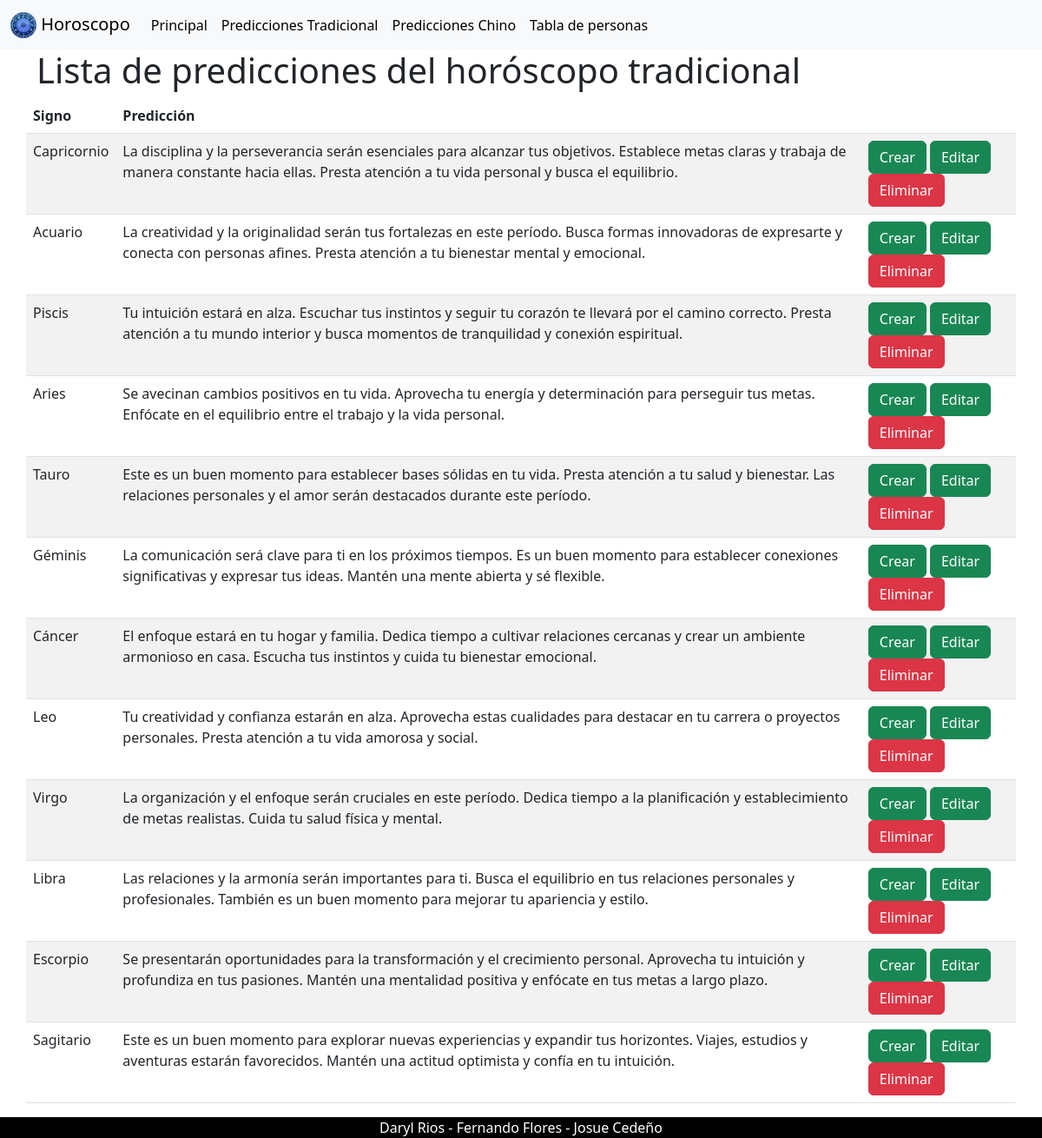
Screenshot of /form_tradicional.php with the database file from the repository.
### tables this page shows
CREATE TABLE `zodiaco_tradicional` (
  `id` int(10) NOT NULL,
  `signo` varchar(100) NOT NULL,
  `prediccion` text NOT NULL
);

### form_tradicional.php (the view, shortened to what this page needs)
<?php
include_once('conexion.php');
include('header.php');
?>
<div class="container">
    <div class="row">
        <h1>Lista de predicciones del horóscopo tradicional</h1>
        <table class="table table-striped">
            <thead>
                <tr>
                    <th scope="col">Signo</th>
                    <th scope="col">Predicción</th>
                    <th scope="col"></th>
                </tr>
            </thead>
            <tbody>
                <?php
                $conn = new mysqli($servername, $username, $password, $dbname);
                $sql = "SELECT id, signo, prediccion FROM zodiaco_tradicional";
                $result = $conn->query($sql);
                if ($result->num_rows > 0) {
                    while ($row = $result->fetch_assoc()) {
                        echo "<tr>";
                        echo "<td scope='row'>" . $row["signo"] . "</td>";
                        echo "<td>" . $row["prediccion"] . "</td>";
                        echo "<td>
                                    <a target='_blank' class='btn btn-success' href='crear_tradicional.php?id=" . $row["id"] . "'>Crear</a>
                                    <a target='_blank' class='btn btn-success' href='actualizar_tradicional.php?id=" . $row["id"] . "'>Editar</a>
                                    <button type='button' class='btn btn-danger eliminar-btn' data-bs-toggle='modal' data-bs-target='#exampleModal' data-id='" . $row["id"] . "'>Eliminar</button>
                            </td>";
                        echo "</tr>";
                    }
                } else {
                    echo "0 results";
                }
                ?>
            </tbody>
        </table>
    </div>
</div>
<?php
include_once("footer.php");
?>

### rows the page displays
zodiaco_tradicional: signo "Capricornio", prediccion "La disciplina y la perseverancia serán esenciales para alcanzar tus objetivos. Establece metas claras y trabaja de manera constante hacia ellas. Presta atención a tu vida personal y busca el equilibrio."
zodiaco_tradicional: signo "Acuario", prediccion "La creatividad y la originalidad serán tus fortalezas en este período. Busca formas innovadoras de expresarte y conecta con personas afines. Presta atención a tu bienestar mental y emocional."
zodiaco_tradicional: signo "Piscis", prediccion "Tu intuición estará en alza. Escuchar tus instintos y seguir tu corazón te llevará por el camino correcto. Presta atención a tu mundo interior y busca momentos de tranquilidad y conexión espiritual."
zodiaco_tradicional: signo "Aries", prediccion "Se avecinan cambios positivos en tu vida. Aprovecha tu energía y determinación para perseguir tus metas. Enfócate en el equilibrio entre el trabajo y la vida personal."
zodiaco_tradicional: signo "Tauro", prediccion "Este es un buen momento para establecer bases sólidas en tu vida. Presta atención a tu salud y bienestar. Las relaciones personales y el amor serán destacados durante este período."
zodiaco_tradicional: signo "Géminis", prediccion "La comunicación será clave para ti en los próximos tiempos. Es un buen momento para establecer conexiones significativas y expresar tus ideas. Mantén una mente abierta y sé flexible."
zodiaco_tradicional: signo "Cáncer", prediccion "El enfoque estará en tu hogar y familia. Dedica tiempo a cultivar relaciones cercanas y crear un ambiente armonioso en casa. Escucha tus instintos y cuida tu bienestar emocional."
zodiaco_tradicional: signo "Leo", prediccion "Tu creatividad y confianza estarán en alza. Aprovecha estas cualidades para destacar en tu carrera o proyectos personales. Presta atención a tu vida amorosa y social."
zodiaco_tradicional: signo "Virgo", prediccion "La organización y el enfoque serán cruciales en este período. Dedica tiempo a la planificación y establecimiento de metas realistas. Cuida tu salud física y mental."
zodiaco_tradicional: signo "Libra", prediccion "Las relaciones y la armonía serán importantes para ti. Busca el equilibrio en tus relaciones personales y profesionales. También es un buen momento para mejorar tu apariencia y estilo."
zodiaco_tradicional: signo "Escorpio", prediccion "Se presentarán oportunidades para la transformación y el crecimiento personal. Aprovecha tu intuición y profundiza en tus pasiones. Mantén una mentalidad positiva y enfócate en tus metas a largo plazo."
zodiaco_tradicional: signo "Sagitario", prediccion "Este es un buen momento para explorar nuevas experiencias y expandir tus horizontes. Viajes, estudios y aventuras estarán favorecidos. Mantén una actitud optimista y confía en tu intuición."
